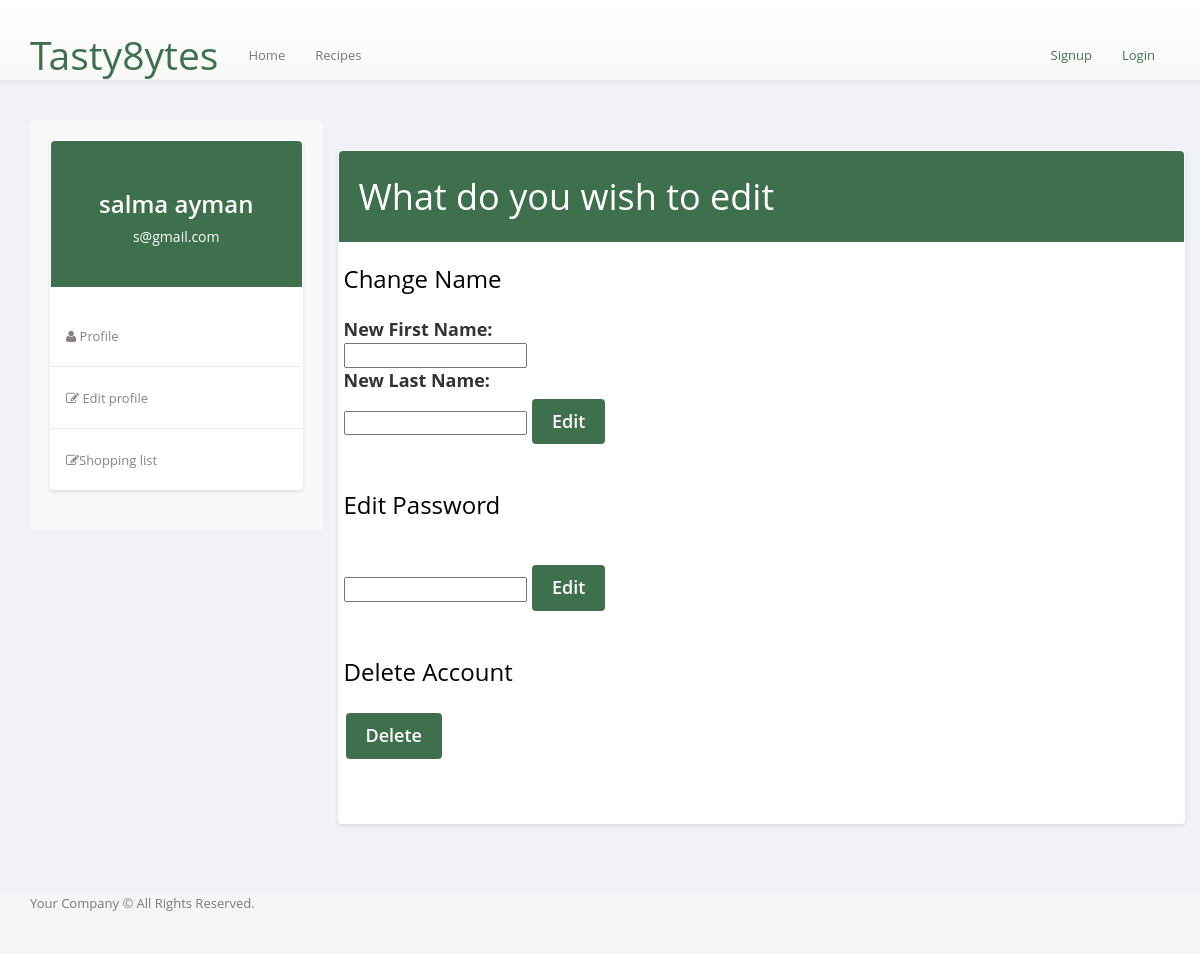
The page /useredit/1 on the database its author committed.
### backend/complete/models.py (models this page shows)
class User(db.Model, UserMixin):
    id = db.Column(db.Integer, primary_key=True)
    email = db.Column(db.String(150), unique=True)
    password = db.Column(db.String(150))
    first_name = db.Column(db.String(150))
    last_name = db.Column(db.String(150))
    isChef = db.Column(db.String, default='off')

### backend/complete/views.py (the view)
@views.route('/useredit/<userid>')
def useredit(userid):
    object = user_database("instance\\MainDB.db")
    userinfo= object.get_user(int(userid))
    return render_template('pages/useredit.html',item=userinfo)

### controllers/database.py (called while the page is built)
    def l_tuple_to_list(self,tuplee):                       #function to change a list of tuples to a normal list
        listt =[]
        for item in tuplee:
            for itemm in item:
                listt.append(itemm)        # all the ingredients are now in a normal list
        return listt

    def establish_connection(self):
        self.connection = sqlite3.connect(self.database_name, timeout = 5000)

    def cursor(self):
        return self.connection.cursor()

    def get_user(self, user_id):
        query = f'Select * from User where id = {user_id}'
        cursor=self.cursor().execute(query)
        data=cursor.fetchall()
        data=self.l_tuple_to_list(data)
        return data

### backend/complete/templates/pages/useredit.html (shortened to what this page needs)
{% extends 'layouts/main.html' %}
{% block content %}
<div class="container bootstrap snippets bootdey">
  <div class="row">
    <div class="profile-nav col-md-3">
        <div class="panel">
          <div class="user-heading round">
              <h1>{{item[3]}} {{item[4]}}</h1>
              <p>{{item[1]}}</p>
          </div>
            <ul class="nav nav-pills nav-stacked">
                <li><a href="{{ url_for('views.userprofile',userid=current_user.id) }}"> <i class="fa fa-user"></i> Profile</a></li>
                <li><a href="{{ url_for('views.useredit', userid=current_user.id) }}"> <i class="fa fa-edit"></i> Edit profile</a></li>
                <li><a href="{{ url_for('views.shoppinglist', userid=current_user.id) }}"> <i class="fa fa-edit"></i>Shopping list</a></li>
            </ul>
        </div>
    </div>
<div class="profile-info col-md-9">
    <div class="panel">
        <div class="bio-graph-heading" style="font-size: 36px;">
            What do you wish to edit
        </div>
        <div class="panel-body bio-graph-info">
          <form method="POST" action="{{ url_for('views.change_name', userid=current_user.id) }}">
            <div class="row">
              <div class="bio-row" style="font-size: 24px;">
                <p><span>Change Name</span></p>
              </div>
              <div class="bio-row">
                <label for="new_firstname" style="display: block; font-size: 18px; font-weight: bold; margin-bottom: 1px; color: #333;">New First Name:</label>
                <input type="text" id="new_firstname" name="new_firstname" required>
                <label for="new_lastname" style="display: block; font-size: 18px; font-weight: bold; margin-bottom: 1px; color: #333;">New Last Name:</label>
                <input type="text" id="new_lastname" name="new_lastname" required>
                <button type="submit" class="GreenButton" style="font-size: 18px;">Edit</button>
              </div>
            </div>
          </form>
          <form method="POST" action="{{ url_for('views.change_password', userid=current_user.id) }}">
            <div class="row">
              <div class="bio-row">
                <p style="font-size: 24px;"><span>Edit Password </span></p>
              </div>
              <div class="bio-row">
                <label style="display: block; font-size: 18px; font-weight: bold; margin-bottom: 1px; color: #333;"></label> <br>
                <input type="password" name="new_password" required>
                <button class="GreenButton" type="submit" style="font-size: 18px;">Edit</button>
              </div>
            </div>
          </form>
          <form method="POST" action="{{ url_for('views.delete_account', userid=current_user.id) }}">
            <div class="row">
              <div class="bio-row">
                <p style="font-size: 24px;"><span>Delete Account</span></p>
              </div>
              <div class="bio-row">
                <button class="GreenButton" type="submit" style="font-size: 18px;">Delete</button>
              </div>
            </div>
          </form>
        </div>
    </div>
</div>
{% endblock %}

### backend/complete/static/css/layout.main.css (style rules this page uses)
html, body { height: 100%; }

### backend/complete/static/css/main.css (style rules this page uses)
a { cursor: pointer; }
.GreenButton { background-color: #3F704D; color: white; border: none; padding: 10px 20px; text-align: center; text-decoration: none; display: inline-block; font-size: 16px; margin: 4px 2px; cursor: pointer; border-radius: 4px; }
.row:after { content: ""; display: table; clear: both; }
body { color: #797979; background: #f1f2f7; font-family: 'Open Sans', sans-serif; padding: 0px !important; margin: 0px !important; font-size: 13px; text-rendering: optimizeLegibility; -webkit-font-smoothing: antialiased; -moz-font-smoothing: antialiased; }
.container { margin-top: 30px; }
.profile-nav { background-color: #f9f9f9; padding: 20px; border-radius: 4px; }
.panel { border-radius: 4px; box-shadow: 0 2px 4px rgba(0, 0, 0, 0.1); background-color: #ffffff; }
.user-heading { background-color: #3F704D; color: #ffffff; padding: 30px; text-align: center; border-radius: 4px 4px 0 0; }
.user-heading h1 { font-size: 24px; font-weight: 600; margin-bottom: 5px; }
.user-heading p { font-size: 14px; margin-top: 10px; }
.profile-nav ul { margin-top: 20px; padding-left: 0; }
.profile-nav ul > li { list-style: none; padding: 10px 0; border-bottom: 1px solid #ebeae6; }
.profile-nav ul > li:last-child { border-bottom: none; }
.profile-nav ul > li > a { color: #89817f; font-weight: 500; transition: all 0.3s ease; }
.profile-info { margin-top: 30px; }
.bio-graph-heading { background-color: #3F704D; color: #ffffff; padding: 20px; border-radius: 4px 4px 0 0; }
.panel-body { padding: 20px; }
.bio-row { margin-bottom: 20px; }
.bio-row p { margin: 0; }
button { border: none; border-radius: 4px; padding: 8px 16px; cursor: pointer; font-weight: 600; transition: background-color 0.3s ease; }
.row { margin-bottom: 20px; }

### rows shown on the page
User: first_name "salma", last_name "ayman", email "s@gmail.com"
